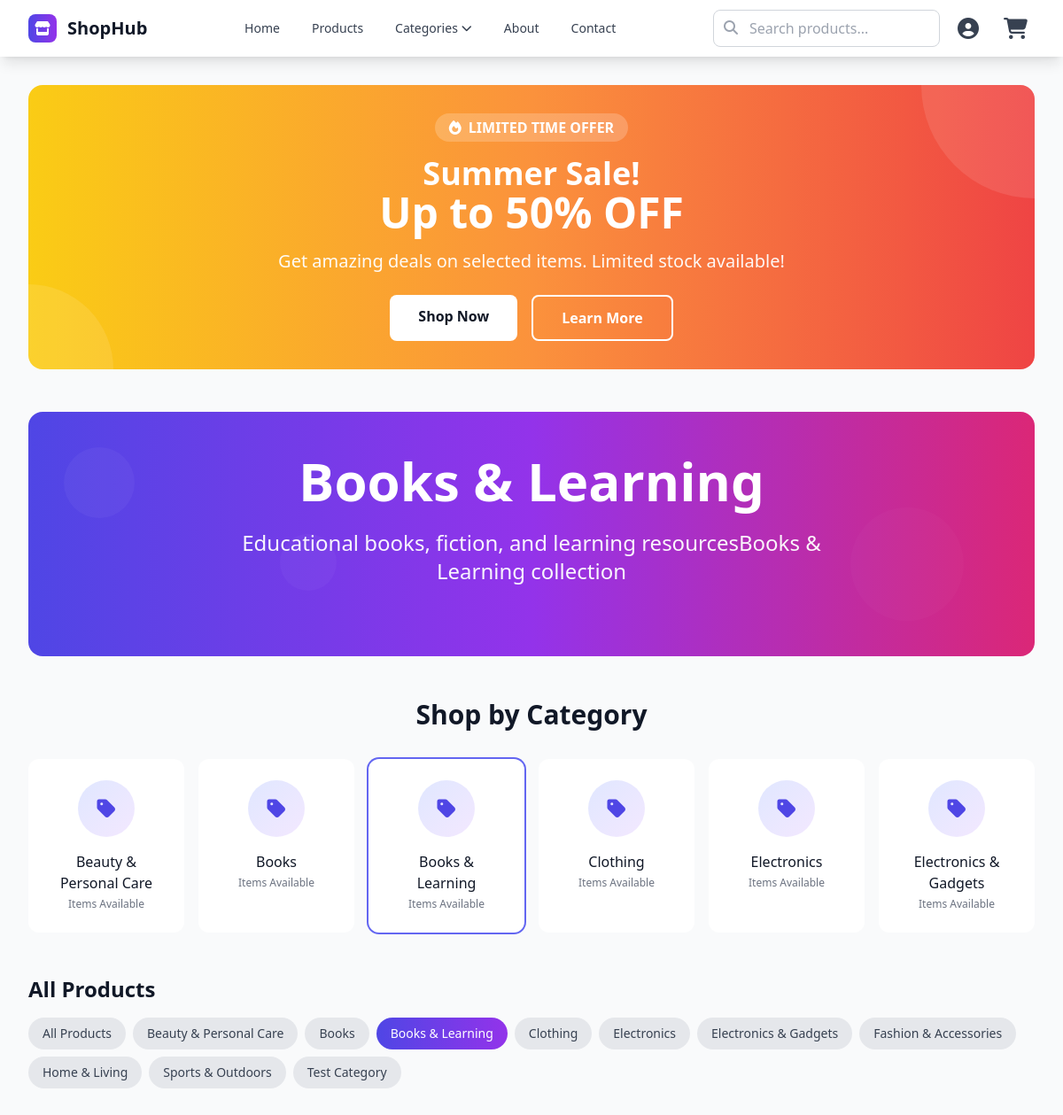
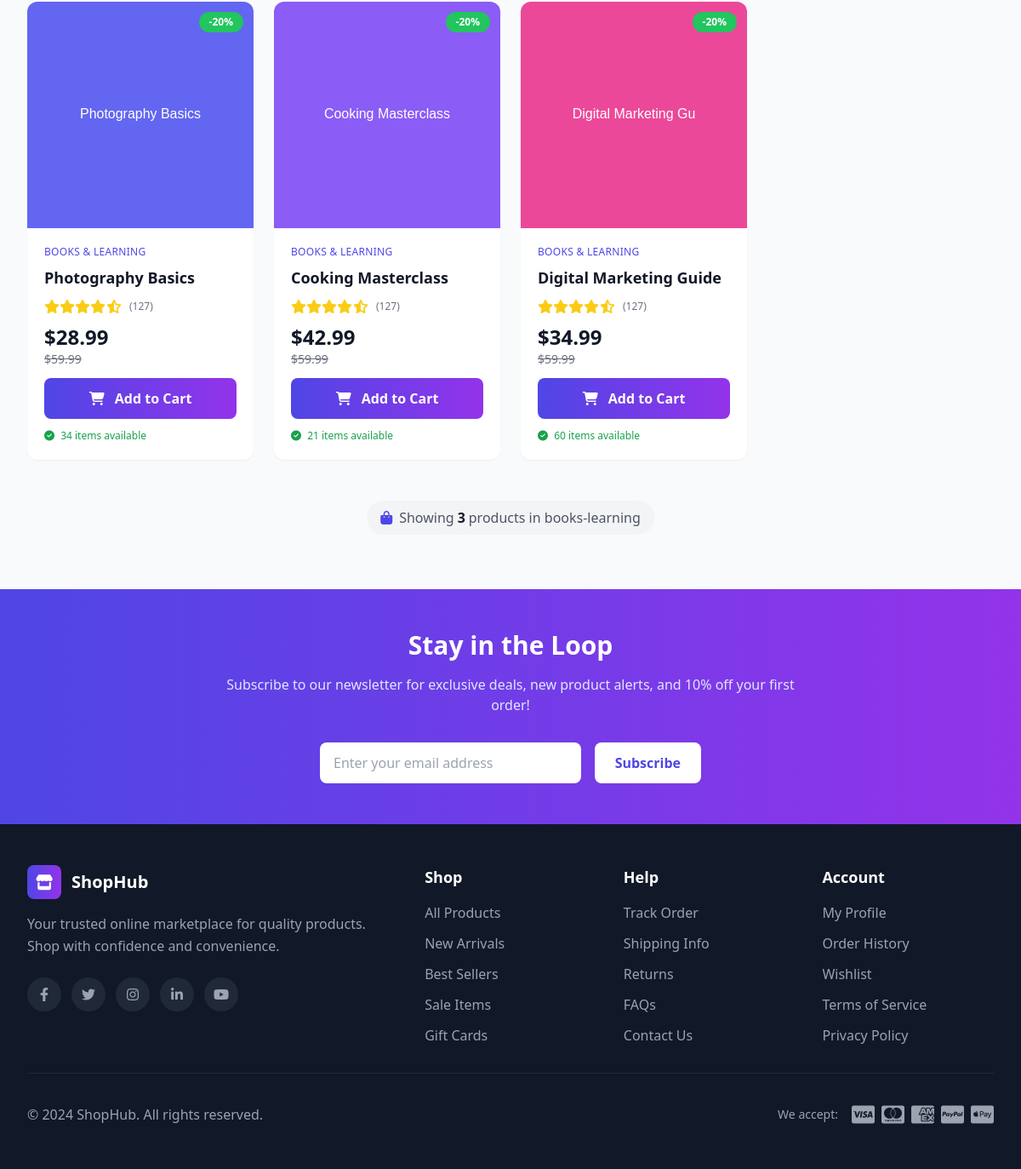
/category/books-learning/, run on the app's committed database (2 pictures, top to bottom).
### store/models.py (models this page shows, shortened)
class Category(models.Model):
    name = models.CharField(max_length=100, unique=True)
    slug = models.SlugField(max_length=100, unique=True)
    description = models.TextField(blank=True)
    created_at = models.DateTimeField(auto_now_add=True)
    updated_at = models.DateTimeField(auto_now=True)
    class Meta:
        verbose_name_plural = "Categories"
        ordering = ['name']

class Product(models.Model):
    category = models.ForeignKey(Category, on_delete=models.CASCADE, related_name='products')
    name = models.CharField(max_length=200)
    slug = models.SlugField(max_length=200, unique=True)
    description = models.TextField()
    price = models.DecimalField(max_digits=10, decimal_places=2)
    image = models.ImageField(upload_to='products/', blank=True, null=True)
    stock = models.PositiveIntegerField(default=0)
    available = models.BooleanField(default=True)
    created_at = models.DateTimeField(auto_now_add=True)
    updated_at = models.DateTimeField(auto_now=True)
    class Meta:
        ordering = ['-created_at']

### store/views.py (the view)
# urls.py: path('category/<slug:category_slug>/', views.category_products, name='category_products'),
def category_products(request, category_slug):
    category = get_object_or_404(Category, slug=category_slug)
    products = Product.objects.filter(category=category, available=True).select_related('category')
    categories = Category.objects.all()
    context = {
        'products': products,
        'categories': categories,
        'selected_category': category_slug,
        'current_category': category,
    }
    return render(request, 'store/home.html', context)

### store/context_processors.py (called while the page is built)
def cart_count(request):
    cart = request.session.get('cart', {})
    if not isinstance(cart, dict):
        cart = {}
    cart_count = 0
    for item in cart.values():
        cart_count += item.get('quantity', 0)
    return {'cart_count': cart_count}

### templates/store/home.html (shortened to what this page needs)
{% extends "base.html" %}
{% block content %}
<div class="bg-gradient-to-r from-yellow-400 via-orange-400 to-red-500 text-white rounded-2xl p-8 mb-12 relative overflow-hidden fade-in">
    <div class="absolute top-0 right-0 w-64 h-64 bg-white/10 rounded-full -mr-32 -mt-32"></div>
    <div class="absolute bottom-0 left-0 w-48 h-48 bg-white/10 rounded-full -ml-24 -mb-24"></div>
    <div class="relative z-10 text-center">
        <div class="inline-flex items-center bg-white/20 px-4 py-1 rounded-full mb-4">
            <i class="fas fa-fire mr-2"></i>
            <span class="font-semibold">LIMITED TIME OFFER</span>
        </div>
        <h2 class="text-3xl md:text-4xl font-bold mb-4">
            Summer Sale!<br>
            <span class="text-5xl">Up to 50% OFF</span>
        </h2>
        <p class="text-xl mb-6 opacity-95">Get amazing deals on selected items. Limited stock available!</p>
        <div class="flex flex-col sm:flex-row gap-4 justify-center">
            <a href="{% url 'store:home' %}" class="bg-white text-gray-900 px-8 py-3 rounded-lg font-bold hover:bg-gray-100 transform hover:scale-105 transition-all duration-300">
                Shop Now
            </a>
            <a href="#" class="border-2 border-white text-white px-8 py-3 rounded-lg font-bold hover:bg-white hover:text-gray-900 transform hover:scale-105 transition-all duration-300">
                Learn More
            </a>
        </div>
    </div>
</div>
<div class="relative bg-gradient-to-r from-indigo-600 via-purple-600 to-pink-600 text-white rounded-2xl p-12 mb-12 overflow-hidden fade-in">
    <div class="absolute inset-0 opacity-20">
        <div class="absolute top-10 left-10 w-20 h-20 bg-white/20 rounded-full animate-pulse"></div>
        <div class="absolute bottom-10 right-20 w-32 h-32 bg-white/10 rounded-full animate-pulse delay-75"></div>
        <div class="absolute top-1/2 left-1/4 w-16 h-16 bg-white/15 rounded-full animate-pulse delay-150"></div>
    </div>
    <div class="max-w-4xl mx-auto text-center relative z-10">
        <h1 class="text-4xl md:text-6xl font-bold mb-6 animate-fade-in">
            {% if current_category %}{{ current_category.name }}{% else %}Welcome to ShopHub{% endif %}
        </h1>
        <p class="text-xl md:text-2xl opacity-95 mb-8 max-w-2xl mx-auto animate-fade-in delay-100">
            {% if current_category %}{{ current_category.description|default:"Browse our amazing "|add:current_category.name|add:" collection" }}{% else %}Discover amazing products at unbeatable prices{% endif %}
        </p>
    </div>
</div>
<div class="mb-12">
    <h2 class="text-3xl font-bold text-gray-900 text-center mb-8 fade-in">Shop by Category</h2>
    <div class="grid grid-cols-2 md:grid-cols-3 lg:grid-cols-6 gap-4">
        {% for category in categories|slice:":6" %}
            <a href="?category={{ category.slug }}"
               class="group bg-white rounded-xl p-6 text-center hover:shadow-xl transition-all duration-300 hover-lift {% if selected_category == category.slug %}ring-2 ring-indigo-500{% endif %}">
                <div class="w-16 h-16 mx-auto mb-4 bg-gradient-to-br from-indigo-100 to-purple-100 rounded-full flex items-center justify-center group-hover:scale-110 transition-transform duration-300">
                    <i class="fas fa-tag text-2xl text-indigo-600"></i>
                </div>
                <h3 class="font-medium text-gray-900 group-hover:text-indigo-600 transition-colors">{{ category.name }}</h3>
                <p class="text-xs text-gray-500 mt-1">Items Available</p>
            </a>
        {% endfor %}
    </div>
</div>
<div class="mb-8">
    <div class="flex flex-wrap items-center justify-between gap-4">
        <h2 class="text-2xl font-semibold text-gray-900">All Products</h2>
        <div class="flex flex-wrap gap-2">
            <a href="{% url 'store:home' %}"
               class="px-4 py-2 rounded-full text-sm font-medium transition-all duration-300 {% if not selected_category %}bg-gradient-to-r from-indigo-600 to-purple-600 text-white{% else %}bg-gray-200 text-gray-700 hover:bg-gray-300{% endif %}">
                All Products
            </a>
            {% for category in categories %}
                <a href="?category={{ category.slug }}"
                   class="px-4 py-2 rounded-full text-sm font-medium transition-all duration-300 {% if selected_category == category.slug %}bg-gradient-to-r from-indigo-600 to-purple-600 text-white{% else %}bg-gray-200 text-gray-700 hover:bg-gray-300{% endif %}">
                    {{ category.name }}
                </a>
            {% endfor %}
        </div>
    </div>
</div>
<div class="mb-12">
    {% if products %}
        <div class="grid grid-cols-1 sm:grid-cols-2 md:grid-cols-3 lg:grid-cols-4 gap-6">
            {% for product in products %}
                <div class="bg-white rounded-xl shadow-sm hover:shadow-2xl transition-all duration-500 overflow-hidden group hover-lift">
                    <div class="relative aspect-square overflow-hidden bg-gradient-to-br from-gray-50 to-gray-100">
                        {% if product.image %}
                            <img src="{{ product.image.url }}"
                                 alt="{{ product.name }}"
                                 class="w-full h-full object-cover group-hover:scale-110 transition-transform duration-700 ease-out"
                                 onerror="this.onerror=null; this.parentElement.innerHTML='<div class=&quot;w-full h-full flex items-center justify-center bg-gradient-to-br from-indigo-50 to-purple-50&quot;><i class=&quot;fas fa-image text-gray-400 text-6xl&quot;></i></div>';">
                        {% else %}
                            <div class="w-full h-full flex items-center justify-center bg-gradient-to-br from-indigo-50 to-purple-50">
                                <i class="fas fa-image text-gray-400 text-6xl"></i>
                            </div>
                        {% endif %}
                        <div class="absolute top-3 right-3 bg-green-500 text-white px-3 py-1 rounded-full text-xs font-semibold">
                            -20%
                        </div>
                    </div>
                    <div class="p-5">
                        <div class="text-xs text-indigo-600 font-medium mb-2 uppercase tracking-wide">
                            {{ product.category.name }}
                        </div>
                        <a href="{% url 'store:product_detail' product.slug %}" class="block">
                            <h3 class="text-lg font-semibold text-gray-900 mb-3 line-clamp-2 group-hover:text-indigo-600 transition-colors duration-300">
                                {{ product.name }}
                            </h3>
                        </a>
                        <div class="flex items-center mb-3">
                            <div class="flex text-yellow-400">
                                <i class="fas fa-star"></i>
                                <i class="fas fa-star"></i>
                                <i class="fas fa-star"></i>
                                <i class="fas fa-star"></i>
                                <i class="fas fa-star-half-alt"></i>
                            </div>
                            <span class="text-xs text-gray-500 ml-2">(127)</span>
                        </div>
                        <div class="flex items-center justify-between mb-3">
                            <div>
                                <div class="text-2xl font-bold text-gray-900">
                                    ${{ product.price }}
                                </div>
                                <div class="text-sm text-gray-500 line-through">
                                    $59.99
                                </div>
                            </div>
                        </div>
                        {% if product.available %}
                            <form action="{% url 'store:add_to_cart' product.slug %}" method="post" class="w-full">
                                <button type="submit" class="w-full bg-gradient-to-r from-indigo-600 to-purple-600 text-white py-3 px-4 rounded-lg font-semibold hover:from-indigo-700 hover:to-purple-700 transform hover:scale-105 transition-all duration-300 focus:outline-none focus:ring-2 focus:ring-indigo-500">
                                    <i class="fas fa-shopping-cart mr-2"></i> Add to Cart
                                </button>
                            </form>
                        {% else %}
                            <button class="w-full bg-gray-400 text-white py-3 px-4 rounded-lg font-semibold cursor-not-allowed" disabled>
                                <i class="fas fa-times mr-2"></i> Out of Stock
                            </button>
                        {% endif %}
                        {% if product.available and product.stock > 0 %}
                            <div class="mt-3 text-xs text-green-600 font-medium">
                                <i class="fas fa-check-circle mr-1"></i>
                                {{ product.stock }} items available
                            </div>
                        {% endif %}
                    </div>
                </div>
            {% endfor %}
        </div>
    {% endif %}
</div>
{% if products %}
    <div class="text-center text-gray-600 mb-8 fade-in">
        <div class="inline-flex items-center bg-gray-100 px-4 py-2 rounded-full">
            <i class="fas fa-shopping-bag mr-2 text-indigo-600"></i>
            Showing <span class="font-semibold text-gray-900 mx-1">{{ products.count }}</span>
            product{{ products.count|pluralize }}
            {% if selected_category %}in {{ selected_category }}{% endif %}
        </div>
    </div>
{% endif %}
{% endblock %}

### templates/base.html (style rules this page uses)
.fade-in { animation: fadeIn 0.6s ease-out forwards; }
.hover-lift { transition: all 0.3s cubic-bezier(0.4, 0, 0.2, 1); }
html { scroll-behavior: smooth; }
.transition-all { transition: all 0.3s cubic-bezier(0.4, 0, 0.2, 1); }

### data on the page
Category: name "Books & Learning", description|add "Educational books, fiction, and learning resourcesBooks & Learning collection", slug "books-learning"
Category: name "Beauty & Personal Care"
Category: name "Books"
Category: name "Clothing"
Category: name "Electronics"
Category: name "Electronics & Gadgets"
Category: name "Fashion & Accessories"
Category: name "Home & Living"
Category: name "Sports & Outdoors"
Category: name "Test Category"
Product: image (picture), category.name "BOOKS & LEARNING", name "Photography Basics", price "28.99", available True (drawn), stock "34"
Product: image (picture), category.name "BOOKS & LEARNING", name "Cooking Masterclass", price "42.99", available True (drawn), stock "21"
Product: image (picture), category.name "BOOKS & LEARNING", name "Digital Marketing Guide", price "34.99", available True (drawn), stock "60"

### other printed values
{{ products.count }} "3"
